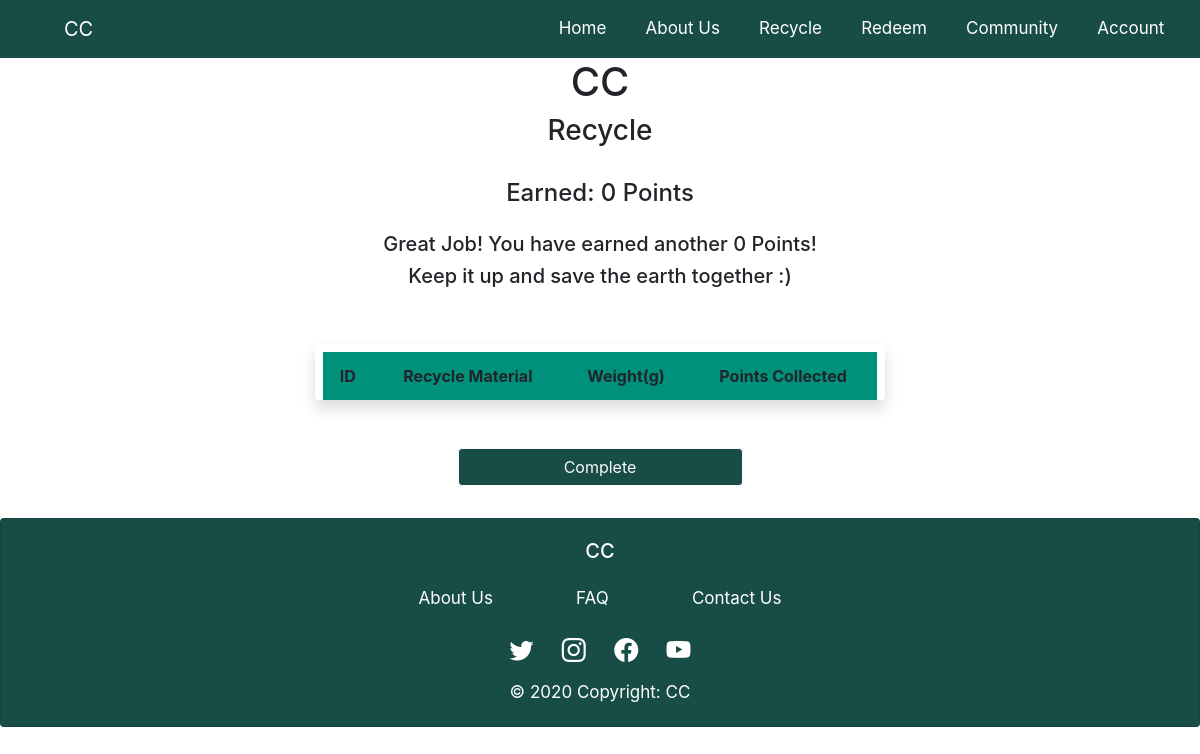
Before: /process3/1 with the older database file.
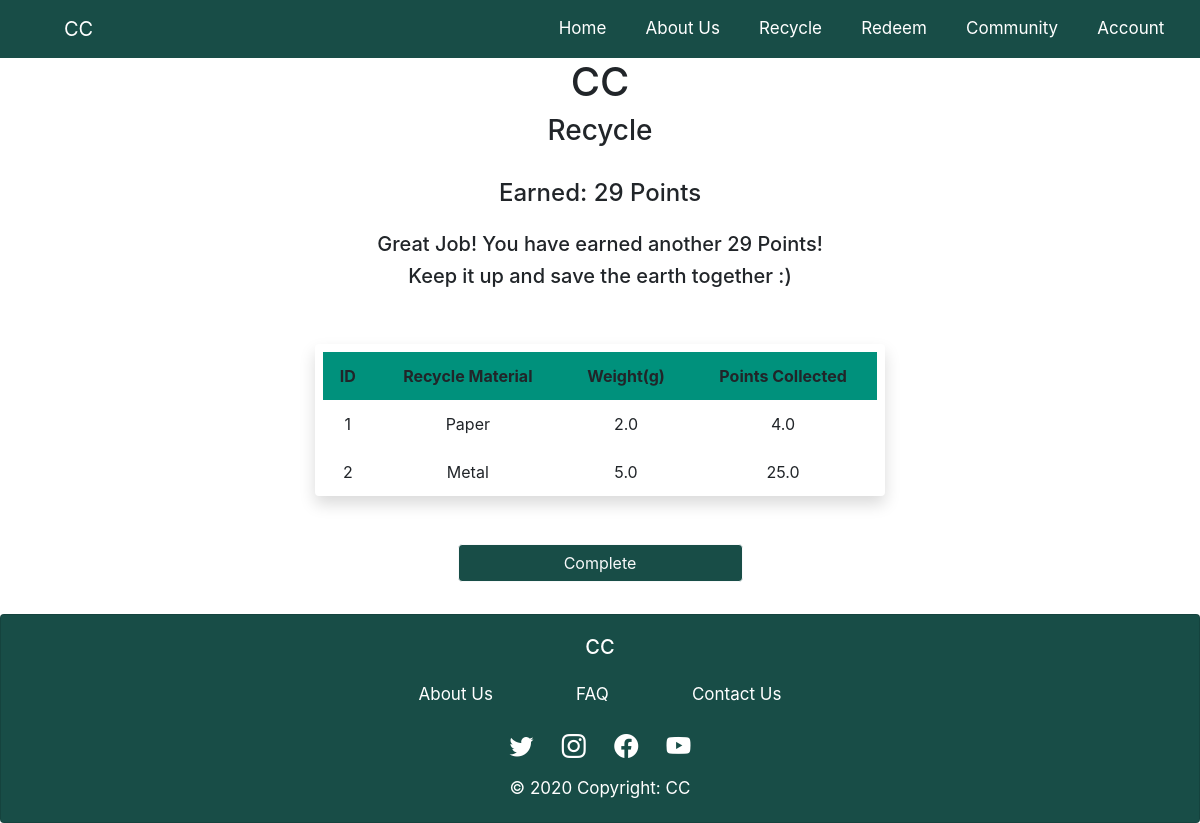
After: the same page with the newer database file.
### app.py (models this page shows)
class RecycledItem(db.Model):
    id = db.Column(db.Integer, primary_key = True)
    material = db.Column(db.String(200), nullable = False)
    weight = db.Column(db.Float, nullable = False)
    recycle_id = db.Column(db.Integer, db.ForeignKey('recycle.id'))
    def __init__(self, material, weight):
        self.material = material
        self.weight = weight
    @hybrid_property
    def calculate_points(self):
        if self.material == 'Paper':
            point = 2 * self.weight
        elif self.material == 'Plastic':
            point = 4 * self.weight
        else:
            point = 5 * self.weight
        return point

### app.py (the view)
@app.route('/process3/<int:id>', methods=['GET', 'POST'])
def process3(id):
    recycled_items = RecycledItem.query.order_by(RecycledItem.recycle_id) # Can be Used for user history
    i = RecycledItem
    store_point = []
    for recycled_item in recycled_items:
        point = RecycledItem(recycled_item.material, recycled_item.weight)
        store_point.append(point.calculate_points)
    total_point = "{:.0f}".format(sum(store_point))
    return render_template("MachineProcess/process3.html", recycled_items = recycled_items, i = i, total_point = total_point)

### app.py (called while the page is built)
@app.before_request
def before_request():
    g.user = None
    if 'user id' in session:
        g.user = session['user id']

### templates/MachineProcess/process3.html (shortened to what this page needs)
{% extends "base.html" %}
{% block head %}
    <link rel="stylesheet" href="{{ url_for('static', filename='CSS/process.css')}}">
{% endblock %}
{% block content %}
<div class="container-sm col-lg-6 ml-auto">
    <h1 class="text-center">CC</h1>
    <h3 class="text-center">Recycle</h3>
    <br>
    <div class="form-group pb-3">
        <h4 class="text-center pb-3">Earned: {{total_point}} Points</h4>
        <h5 class="text-center">Great Job! You have earned another {{total_point}} Points!</h5>
        <h5 class="text-center pb-3">Keep it up and save the earth together :)</h5>
    </div>
    <div class="pr-2 pt-2 pl-2 rounded shadow mb-5">
        <table class="table">
            <thead class="thead-green">
              <tr class="text-center">
                <th scope="col">ID</th>
                <th scope="col">Recycle Material</th>
                <th scope="col">Weight(g)</th>
                <th scope="col">Points Collected</th>
              </tr>
            </thead>
            <tbody>
              {% for recycled_item in recycled_items%}
              <tr class="text-center">
                <td>{{ recycled_item.id }}</td>
                <td>{{ recycled_item.material }}</td>
                <td>{{ recycled_item.weight }}</td>
                <td>{{ i(recycled_item.material, recycled_item.weight).calculate_points}}</td>
              </tr>
              {% endfor%}
            </tbody>
          </table>
        </div>
        <div class="form-group pb-3 d-flex justify-content-center">
            <a type="button" href="{{ url_for('process1')}}" class="btn button-color btn-outline-light w-50">Complete</a>
        </div>
</div>
{% endblock %}

Changed rows visible on the page:
added RecycledItem: id "1", material "Paper", weight "2.0", material+weight "4.0"
added RecycledItem: id "2", material "Metal", weight "5.0", material+weight "25.0"
Other visible differences:
{{ total_point }}: "0" → "29"
